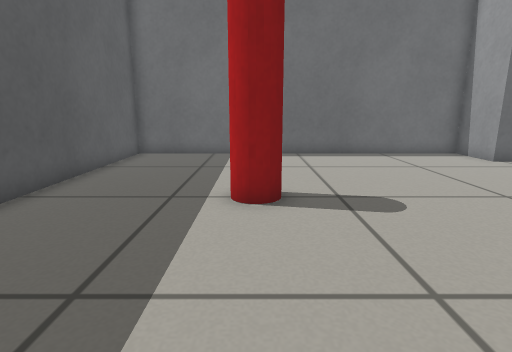
[1] (above)

15 first-person views from a walk through a Gazebo world. The camera is 0.5 m above the floor, tilts 12° down and sees 80° across. The floor is counted in squares, 0.25 m on a side. Each view is taken from the middle of a square. On the plan, view 1 faces up. The plan holds only what a view shows up to about 17 squares ahead; the rest is blank. Robots are left out.

[2]
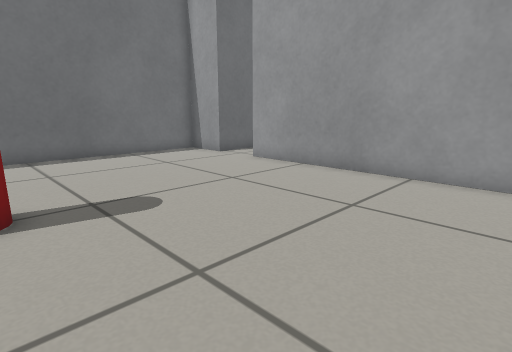

[3]
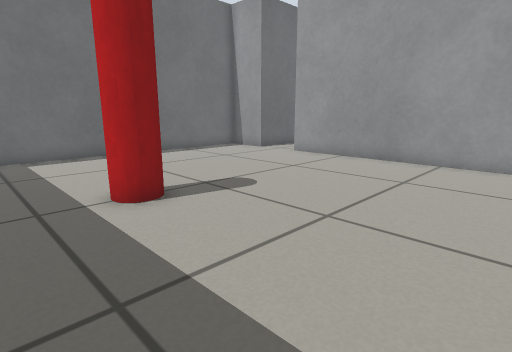

[4]
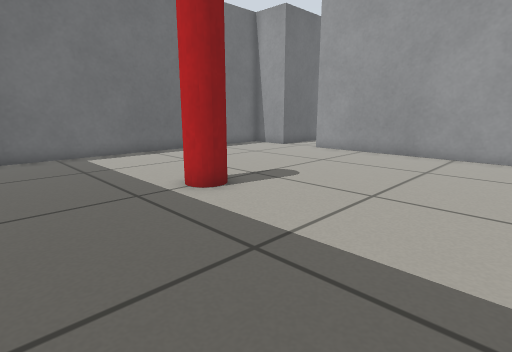

[5]
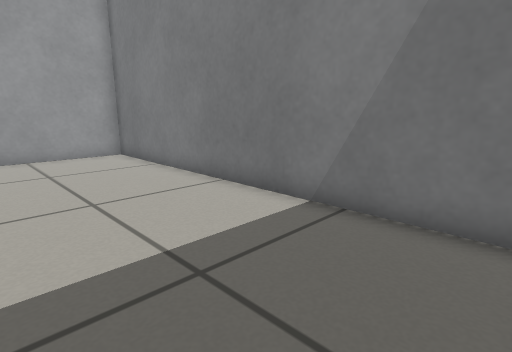

[6]
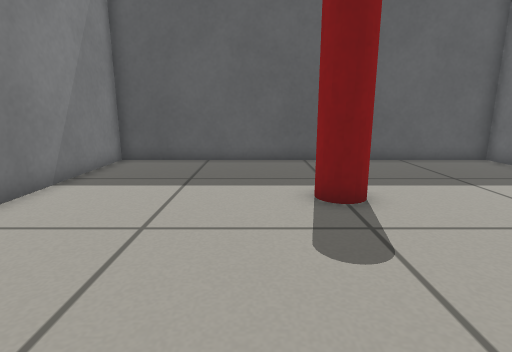

[7]
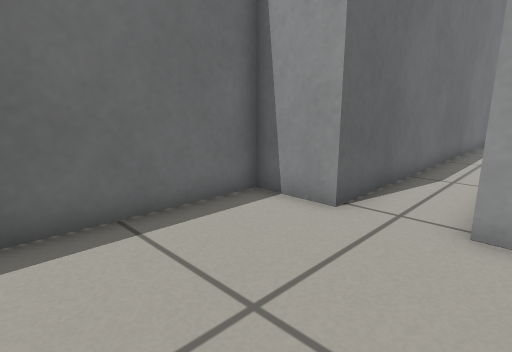

[8]
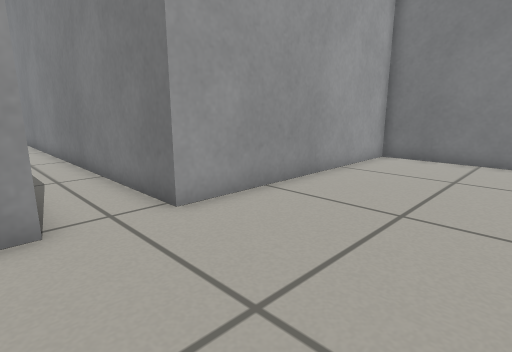

[9]
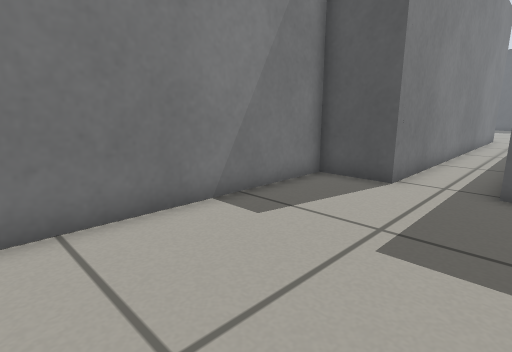

[10]
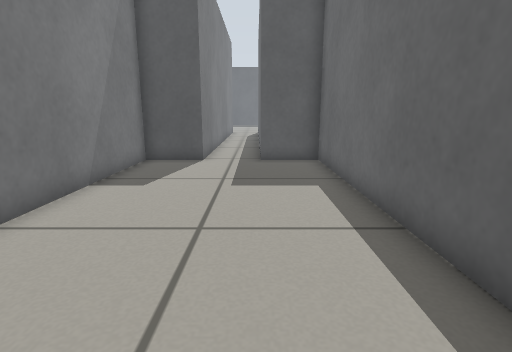

[11]
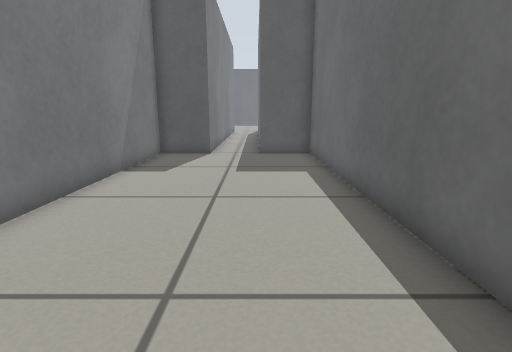

[12]
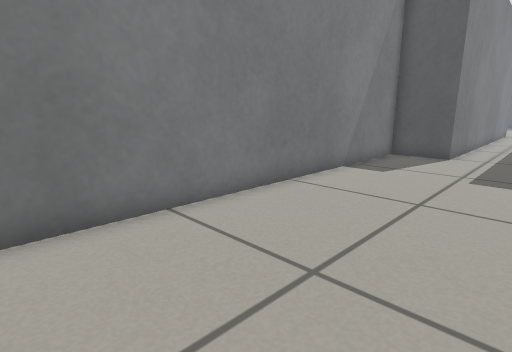

[13]
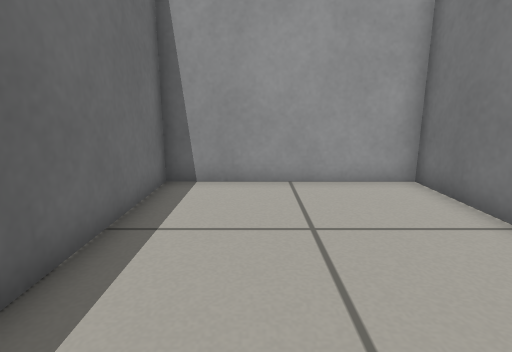

[14]
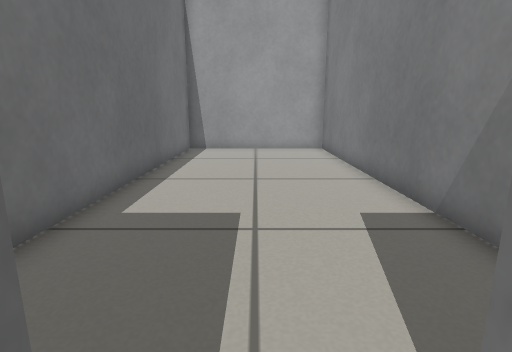

[15]
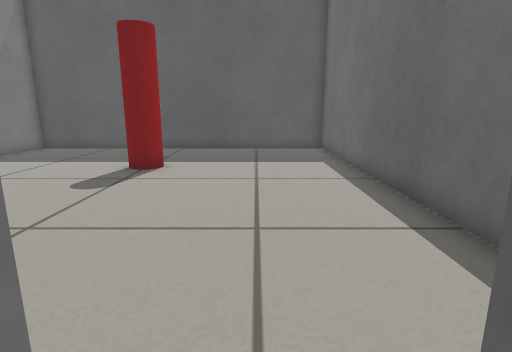

### Floor plan
Ten units are one square. View 1 is at (0, 0); x grows to the right and y downward. Boxes are objects, and circles mark ways between rooms. Rooms are numbered by the first view taken in them; rooms with no view inside come last. Other rooms are left out.
<svg viewBox="-61 -151 482 162">
<path fill="none" stroke="#000" d="M96 -122 96 -146 -56 -146 -56 6 96 6 96 -98M96 -98 264 -98 264 -74 416 -74 416 -146 264 -146 264 -122 96 -122"/>
<rect x="-15" y="-85" width="30" height="30" fill="#bbb"><title>red cylinder</title></rect>
<circle cx="90" cy="-110" r="3" fill="#2a7"/>
<text x="20" y="-70">1</text>
<text x="320" y="-110">2</text>
</svg>
Room 1 opens to room 2.

Where each view was taken, in squares from view 1:
view 1: 0 up, 0 right, facing up
view 2: 0 up, 0 right, facing up-right
view 3: 0 up, 3 left, facing up-right
view 4: 0 up, 5 left, facing up-right
view 5: 5 up, 5 left, facing down-right
view 6: 5 up, 7 right, facing left
view 7: 9 up, 4 right, facing up-right
view 8: 13 up, 4 right, facing down-right
view 9: 13 up, 35 right, facing down-left
view 10: 12 up, 39 right, facing left
view 11: 12 up, 41 right, facing left
view 12: 13 up, 41 right, facing down-left
view 13: 12 up, 33 right, facing right
view 14: 11 up, 25 right, facing right
view 15: 11 up, 11 right, facing left
